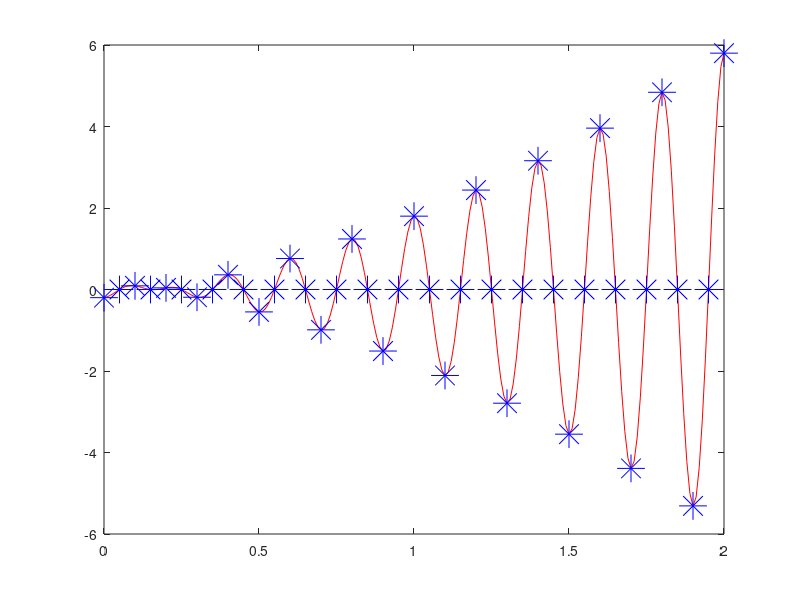
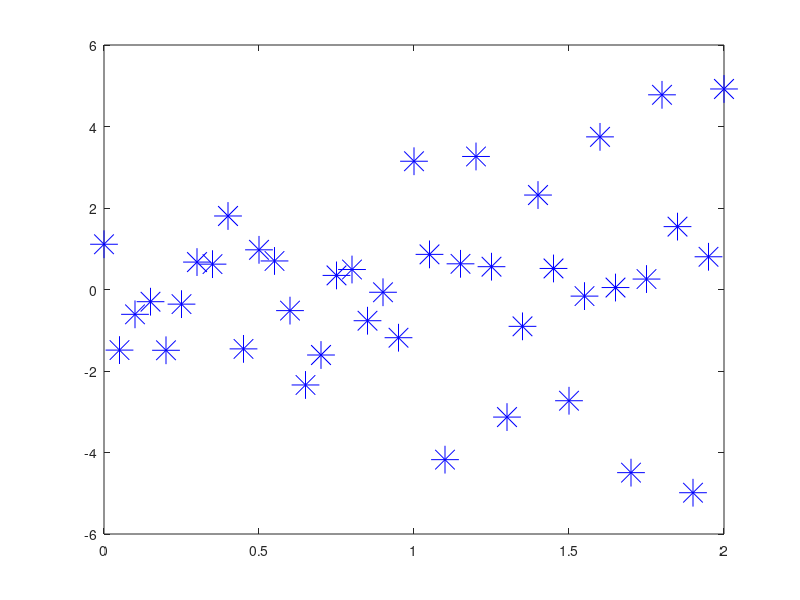
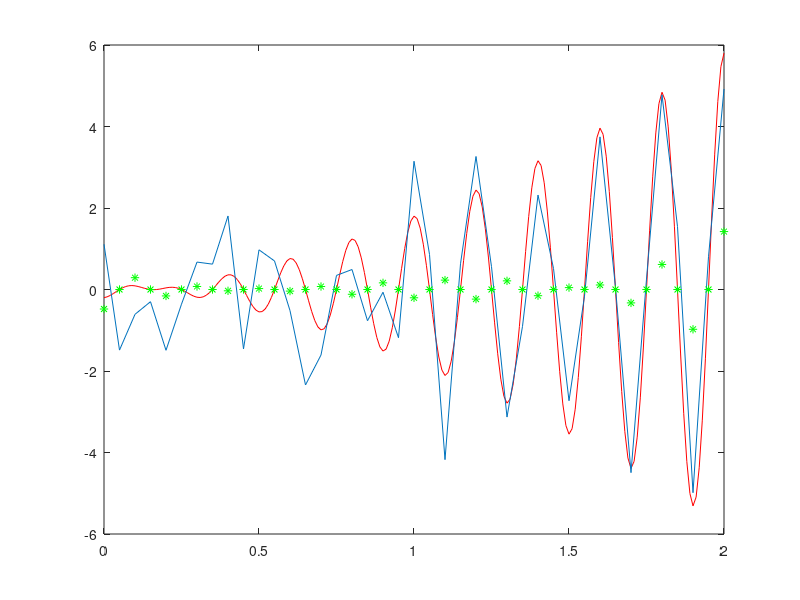

The MATLAB source for these figures, in order:
#############################
#         TD 1.4 :          #
#       Approximation       #
#     et interpolation      #
#############################

clear all # supprime workspace
close all # ferme fenetres

#pkg load image


signals = load("signals.txt");

## Moindres carres
#############################
# signal vraie
t = 0:0.01:2; t = t';
y = signals.y;

figure()
plot(t,y,"r")

# signal echantillonne
Te = 0.05; # periode d'echantillonnage
t_mes = linspace(0,2,41); t_mes = t_mes'; # instants de mesure
y_n = signals.y_n;

hold on
plot(t_mes, y_n,"b*","markersize",20)

# signal bruite
y_bn = signals.y_bn;

figure()
plot(t_mes, y_bn, "b*","markersize",20)

# approximation

for i=1:41
  tmes2(i)=t_mes(i)*t_mes(i);  
  tmes3(i)=tmes2(i)*t_mes(i); 
  tmes4(i)=tmes3(i)*t_mes(i); 
  tmes5(i)=tmes4(i)*t_mes(i);
  tmes6(i)=tmes5(i)*t_mes(i); 
  tmes7(i)=tmes6(i)*t_mes(i); 
  tmes8(i)=tmes7(i)*t_mes(i); 
  tmes9(i)=tmes8(i)*t_mes(i); 
  tmes10(i)=tmes9(i)*t_mes(i); 
  tmes11(i)=tmes10(i)*t_mes(i); 
  tmes12(i)=tmes11(i)*t_mes(i); 
  tmes13(i)=tmes12(i)*t_mes(i); 
  tmes14(i)=tmes13(i)*t_mes(i); 
  tmes15(i)=tmes14(i)*t_mes(i); 
  tmes16(i)=tmes15(i)*t_mes(i); 
  tmes17(i)=tmes16(i)*t_mes(i); 
  tmes18(i)=tmes17(i)*t_mes(i); 
  tmes19(i)=tmes18(i)*t_mes(i); 
  tmes20(i)=tmes19(i)*t_mes(i); 
  ybnsignals(i) = y_bn(i)*t_mes(i);
  ybnsignals2(i) = ybnsignals(i)*t_mes(i);
  ybnsignals3(i) = ybnsignals2(i)*t_mes(i);
  ybnsignals4(i) = ybnsignals3(i)*t_mes(i);
  ybnsignals5(i) = ybnsignals4(i)*t_mes(i);
  ybnsignals6(i) = ybnsignals5(i)*t_mes(i);
  ybnsignals7(i) = ybnsignals6(i)*t_mes(i);
  ybnsignals8(i) = ybnsignals7(i)*t_mes(i);
  ybnsignals9(i) = ybnsignals8(i)*t_mes(i);
  ybnsignals10(i) = ybnsignals9(i)*t_mes(i);
endfor
#Transpose() des matrices pour avoir des matrices colonnes
tmes2=transpose(tmes2);
tmes3=transpose(tmes3);
tmes4=transpose(tmes4);
tmes5=transpose(tmes5);
tmes6=transpose(tmes6);
tmes7=transpose(tmes7);
tmes8=transpose(tmes8);
tmes9=transpose(tmes9);
tmes10=transpose(tmes10);
tmes11=transpose(tmes11);
tmes12=transpose(tmes12);
tmes13=transpose(tmes13);
tmes14=transpose(tmes14);
tmes15=transpose(tmes15);
tmes16=transpose(tmes16);
tmes17=transpose(tmes17);
tmes18=transpose(tmes18);
tmes19=transpose(tmes19);
tmes20=transpose(tmes20);
ybnsignals=transpose(ybnsignals);
ybnsignals2=transpose(ybnsignals2);
ybnsignals3=transpose(ybnsignals3);
ybnsignals4=transpose(ybnsignals4);
ybnsignals5=transpose(ybnsignals5);
ybnsignals6=transpose(ybnsignals6);
ybnsignals7=transpose(ybnsignals7);
ybnsignals8=transpose(ybnsignals8);
ybnsignals9=transpose(ybnsignals9);
ybnsignals10=transpose(ybnsignals10);



deg = 3; # degre du polynome
 
if (deg ==0)
  X = [41];
  invX = inv(X);
  a = invX*[sum(y_bn)];
 p = a(1)*cos(2*pi*5*t_mes); 
endif  

if (deg ==1)
  X = [41 sum(t_mes);sum(t_mes) sum(tmes2) ];
  invX = inv(X);
  a = invX*[sum(y_bn);sum(ybnsignals)];
# p =((a(2)*cos(2*pi*5))*t_mes)+a(1); 
 
p = (a(2)*t_mes)+a(1); 
for i =1:41
  co(i) = cos(2*pi*5*t_mes(i));
  p(i)=p(i)*co(i);
endfor  
 endif  

if (deg ==2)
  X = [41 sum(t_mes) sum(tmes2);sum(t_mes) sum(tmes2) sum(tmes3) ;sum(tmes2) sum(tmes3) sum(tmes4)];
  invX = inv(X);
  a = invX*[sum(y_bn);sum(ybnsignals);sum(ybnsignals2)];
#p = ((a(3)*cos(2*pi*10))*tmes2)+((a(2)*cos(2*pi*5))*t_mes)+a(1); 

p = (a(3)*tmes2)+(a(2)*t_mes)+a(1); 
for i =1:41
    co(i) = cos(2*pi*5*t_mes(i));
  p(i)=p(i)*co(i);
endfor  
 endif

if (deg ==3)
  X = [41 sum(t_mes) sum(tmes2) sum(tmes3);sum(t_mes) sum(tmes2) sum(tmes3) sum(tmes4);sum(tmes2) sum(tmes3) sum(tmes4) sum(tmes5); sum(tmes3) sum(tmes4) sum(tmes5) sum(tmes6)];
  invX = inv(X);
  a = invX*[sum(y_bn);sum(ybnsignals);sum(ybnsignals2);sum(ybnsignals3)];
  
  p = (a(4)*tmes3)+(a(3)*tmes2)+(a(2)*t_mes)+a(1); 
  for i =1:41
    co(i) = cos(2*pi*5*t_mes(i));
     p(i)=p(i)*co(i);
  endfor  
endif

if (deg ==4)
  X = [41 sum(t_mes) sum(tmes2) sum(tmes3) sum(tmes4);sum(t_mes) sum(tmes2) sum(tmes3) sum(tmes4) sum(tmes5);sum(tmes2) sum(tmes3) sum(tmes4) sum(tmes5) sum(tmes6); sum(tmes3) sum(tmes4) sum(tmes5) sum(tmes6) sum(tmes7);sum(tmes4) sum(tmes5) sum(tmes6) sum(tmes7) sum(tmes8)];
  invX = inv(X);
  a = invX*[sum(y_bn);sum(ybnsignals);sum(ybnsignals2);sum(ybnsignals3);sum(ybnsignals4)];
# p = ((a(5)*cos(2*pi*20))*tmes4)+((a(4)*cos(2*pi*15))*tmes3)+((a(3)*cos(2*pi*10))*tmes2)+((a(2)*cos(2*pi*5))*t_mes)+a(1); 

  p = (a(5)*tmes4)+(a(4)*tmes3)+(a(3)*tmes2)+(a(2)*t_mes)+a(1); 
for i =1:41
    co(i) = cos(2*pi*5*t_mes(i));
  p(i)=p(i)*co(i);
endfor  
 endif 

  if (deg ==5)
  X = [41 sum(t_mes) sum(tmes2) sum(tmes3) sum(tmes4) sum(tmes5);sum(t_mes) sum(tmes2) sum(tmes3) sum(tmes4) sum(tmes5) sum(tmes6);sum(tmes2) sum(tmes3) sum(tmes4) sum(tmes5) sum(tmes6) sum(tmes7); sum(tmes3) sum(tmes4) sum(tmes5) sum(tmes6) sum(tmes7) sum(tmes8);sum(tmes4) sum(tmes5) sum(tmes6) sum(tmes7) sum(tmes8) sum(tmes9);sum(tmes5) sum(tmes6) sum(tmes7) sum(tmes8) sum(tmes9) sum(tmes10)];
  invX = inv(X);
  a = invX*[sum(y_bn);sum(ybnsignals);sum(ybnsignals2);sum(ybnsignals3);sum(ybnsignals4);sum(ybnsignals5)];
#p = ((a(6)*cos(2*pi*25))*tmes5)+((a(5)*cos(2*pi*20))*tmes4)+((a(4)*cos(2*pi*15))*tmes3)+((a(3)*cos(2*pi*10))*tmes2)+((a(2)*cos(2*pi*5))*t_mes)+a(1); 

  p = (a(6)*tmes5)+(a(5)*tmes4)+(a(4)*tmes3)+(a(3)*tmes2)+(a(2)*t_mes)+a(1); 
for i =1:41
    co(i) = cos(2*pi*5*t_mes(i));
  p(i)=p(i)*co(i);
endfor  
endif 
  
 if (deg ==6)
  X = [41 sum(t_mes) sum(tmes2) sum(tmes3) sum(tmes4) sum(tmes5) sum(tmes6);sum(t_mes) sum(tmes2) sum(tmes3) sum(tmes4) sum(tmes5) sum(tmes6) sum(tmes7);sum(tmes2) sum(tmes3) sum(tmes4) sum(tmes5) sum(tmes6) sum(tmes7) sum(tmes8); sum(tmes3) sum(tmes4) sum(tmes5) sum(tmes6) sum(tmes7) sum(tmes8) sum(tmes9);sum(tmes4) sum(tmes5) sum(tmes6) sum(tmes7) sum(tmes8) sum(tmes9) sum(tmes10);sum(tmes5) sum(tmes6) sum(tmes7) sum(tmes8) sum(tmes9) sum(tmes10) sum(tmes11);sum(tmes6) sum(tmes7) sum(tmes8) sum(tmes9) sum(tmes10) sum(tmes11) sum(tmes12)];
  invX = inv(X);
  a = invX*[sum(y_bn);sum(ybnsignals);sum(ybnsignals2);sum(ybnsignals3);sum(ybnsignals4);sum(ybnsignals5);sum(ybnsignals6)];
#p = ((a(7)*cos(2*pi*30))*tmes6)+((a(6)*cos(2*pi*25))*tmes5)+((a(5)*cos(2*pi*20))*tmes4)+((a(4)*cos(2*pi*15))*tmes3)+((a(3)*cos(2*pi*10))*tmes2)+((a(2)*cos(2*pi*5))*t_mes)+a(1); 

  p = (a(7)*tmes6)+(a(6)*tmes5)+(a(5)*tmes4)+(a(4)*tmes3)+(a(3)*tmes2)+(a(2)*t_mes)+a(1); 
for i =1:41
    co(i) = cos(2*pi*5*t_mes(i));
  p(i)=p(i)*co(i);
endfor  
 endif 
  #{
 if (deg ==7)
  X = [41 sum(t_mes) sum(tmes2) sum(tmes3) sum(tmes4) sum(tmes5) sum(tmes6) sum(tmes7);sum(t_mes) sum(tmes2) sum(tmes3) sum(tmes4) sum(tmes5) sum(tmes6) sum(tmes7) sum(tmes8);sum(tmes2) sum(tmes3) sum(tmes4) sum(tmes5) sum(tmes6) sum(tmes7) sum(tmes8) sum(tmes9); sum(tmes3) sum(tmes4) sum(tmes5) sum(tmes6) sum(tmes7) sum(tmes8) sum(tmes9) sum(tmes10);sum(tmes4) sum(tmes5) sum(tmes6) sum(tmes7) sum(tmes8) sum(tmes9) sum(tmes10) sum(tmes11);sum(tmes5) sum(tmes6) sum(tmes7) sum(tmes8) sum(tmes9) sum(tmes10) sum(tmes11) sum(tmes12);sum(tmes6) sum(tmes7) sum(tmes8) sum(tmes9) sum(tmes10) sum(tmes11) sum(tmes12) sum(tmes13) ;sum(tmes7) sum(tmes8) sum(tmes9) sum(tmes10) sum(tmes11) sum(tmes12) sum(tmes13) sum(tmes14)];
  invX = inv(X);
  a = invX*[sum(y_bn);sum(ybnsignals);sum(ybnsignals2);sum(ybnsignals3);sum(ybnsignals4);sum(ybnsignals5);sum(ybnsignals6);sum(ybnsignals7)];
p = ((a(8)*cos(2*pi*35))*tmes7)+((a(7)*cos(2*pi*30))*tmes6)+((a(6)*cos(2*pi*25))*tmes5)+((a(5)*cos(2*pi*20))*tmes4)+((a(4)*cos(2*pi*15))*tmes3)+((a(3)*cos(2*pi*10))*tmes2)+((a(2)*cos(2*pi*5))*t_mes)+a(1); 
  endif 

 if (deg ==8)
  X = [41 sum(t_mes) sum(tmes2) sum(tmes3) sum(tmes4) sum(tmes5) sum(tmes6) sum(tmes7) sum(tmes8);sum(t_mes) sum(tmes2) sum(tmes3) sum(tmes4) sum(tmes5) sum(tmes6) sum(tmes7) sum(tmes8) sum(tmes9);sum(tmes2) sum(tmes3) sum(tmes4) sum(tmes5) sum(tmes6) sum(tmes7) sum(tmes8) sum(tmes9) sum(tmes10); sum(tmes3) sum(tmes4) sum(tmes5) sum(tmes6) sum(tmes7) sum(tmes8) sum(tmes9) sum(tmes10) sum(tmes11);sum(tmes4) sum(tmes5) sum(tmes6) sum(tmes7) sum(tmes8) sum(tmes9) sum(tmes10) sum(tmes11) sum(tmes12);sum(tmes5) sum(tmes6) sum(tmes7) sum(tmes8) sum(tmes9) sum(tmes10) sum(tmes11) sum(tmes12) sum(tmes13);sum(tmes6) sum(tmes7) sum(tmes8) sum(tmes9) sum(tmes10) sum(tmes11) sum(tmes12) sum(tmes13) sum(tmes14);sum(tmes7) sum(tmes8) sum(tmes9) sum(tmes10) sum(tmes11) sum(tmes12) sum(tmes13) sum(tmes14) sum(tmes15);sum(tmes8) sum(tmes9) sum(tmes10) sum(tmes11) sum(tmes12) sum(tmes13) sum(tmes14) sum(tmes15) sum(tmes16)];
  invX = inv(X);
  a = invX*[sum(y_bn);sum(ybnsignals);sum(ybnsignals2);sum(ybnsignals3);sum(ybnsignals4);sum(ybnsignals5);sum(ybnsignals6);sum(ybnsignals7);sum(ybnsignals8)];
p = ((a(9)*cos(2*pi*40))*tmes8)+((a(8)*cos(2*pi*35))*tmes7)+((a(7)*cos(2*pi*30))*tmes6)+((a(6)*cos(2*pi*25))*tmes5)+((a(5)*cos(2*pi*20))*tmes4)+((a(4)*cos(2*pi*15))*tmes3)+((a(3)*cos(2*pi*10))*tmes2)+((a(2)*cos(2*pi*5))*t_mes)+a(1); 
  endif 
  
   if (deg ==9)
  X = [41 sum(t_mes) sum(tmes2) sum(tmes3) sum(tmes4) sum(tmes5) sum(tmes6) sum(tmes7) sum(tmes8) sum(tmes9);sum(t_mes) sum(tmes2) sum(tmes3) sum(tmes4) sum(tmes5) sum(tmes6) sum(tmes7) sum(tmes8) sum(tmes9) sum(tmes10);sum(tmes2) sum(tmes3) sum(tmes4) sum(tmes5) sum(tmes6) sum(tmes7) sum(tmes8) sum(tmes9) sum(tmes10) sum(tmes11); sum(tmes3) sum(tmes4) sum(tmes5) sum(tmes6) sum(tmes7) sum(tmes8) sum(tmes9) sum(tmes10) sum(tmes11) sum(tmes12);sum(tmes4) sum(tmes5) sum(tmes6) sum(tmes7) sum(tmes8) sum(tmes9) sum(tmes10) sum(tmes11) sum(tmes12) sum(tmes13);sum(tmes5) sum(tmes6) sum(tmes7) sum(tmes8) sum(tmes9) sum(tmes10) sum(tmes11) sum(tmes12) sum(tmes13) sum(tmes14);sum(tmes6) sum(tmes7) sum(tmes8) sum(tmes9) sum(tmes10) sum(tmes11) sum(tmes12) sum(tmes13) sum(tmes14) sum(tmes15);sum(tmes7) sum(tmes8) sum(tmes9) sum(tmes10) sum(tmes11) sum(tmes12) sum(tmes13) sum(tmes14) sum(tmes15) sum(tmes16);sum(tmes8) sum(tmes9) sum(tmes10) sum(tmes11) sum(tmes12) sum(tmes13) sum(tmes14) sum(tmes15) sum(tmes16) sum(tmes17);sum(tmes9) sum(tmes10) sum(tmes11) sum(tmes12) sum(tmes13) sum(tmes14) sum(tmes15) sum(tmes16) sum(tmes17) sum(tmes18)];
  invX = inv(X);
  a = invX*[sum(y_bn);sum(ybnsignals);sum(ybnsignals2);sum(ybnsignals3);sum(ybnsignals4);sum(ybnsignals5);sum(ybnsignals6);sum(ybnsignals7);sum(ybnsignals8);sum(ybnsignals9)];
p = ((a(10)*cos(2*pi*45))*tmes9)+((a(9)*cos(2*pi*40))*tmes8)+((a(8)*cos(2*pi*35))*tmes7)+((a(7)*cos(2*pi*30))*tmes6)+((a(6)*cos(2*pi*25))*tmes5)+((a(5)*cos(2*pi*20))*tmes4)+((a(4)*cos(2*pi*15))*tmes3)+((a(3)*cos(2*pi*10))*tmes2)+((a(2)*cos(2*pi*5))*t_mes)+a(1); 
endif 

   if (deg ==10)
  X = [41 sum(t_mes) sum(tmes2) sum(tmes3) sum(tmes4) sum(tmes5) sum(tmes6) sum(tmes7) sum(tmes8) sum(tmes9) sum(tmes10);sum(t_mes) sum(tmes2) sum(tmes3) sum(tmes4) sum(tmes5) sum(tmes6) sum(tmes7) sum(tmes8) sum(tmes9) sum(tmes10) sum(tmes11);sum(tmes2) sum(tmes3) sum(tmes4) sum(tmes5) sum(tmes6) sum(tmes7) sum(tmes8) sum(tmes9) sum(tmes10) sum(tmes11) sum(tmes12); sum(tmes3) sum(tmes4) sum(tmes5) sum(tmes6) sum(tmes7) sum(tmes8) sum(tmes9) sum(tmes10) sum(tmes11) sum(tmes12) sum(tmes13);sum(tmes4) sum(tmes5) sum(tmes6) sum(tmes7) sum(tmes8) sum(tmes9) sum(tmes10) sum(tmes11) sum(tmes12) sum(tmes13) sum(tmes14);sum(tmes5) sum(tmes6) sum(tmes7) sum(tmes8) sum(tmes9) sum(tmes10) sum(tmes11) sum(tmes12) sum(tmes13) sum(tmes14) sum(tmes15);sum(tmes6) sum(tmes7) sum(tmes8) sum(tmes9) sum(tmes10) sum(tmes11) sum(tmes12) sum(tmes13) sum(tmes14) sum(tmes15) sum(tmes16);sum(tmes7) sum(tmes8) sum(tmes9) sum(tmes10) sum(tmes11) sum(tmes12) sum(tmes13) sum(tmes14) sum(tmes15) sum(tmes16) sum(tmes17);sum(tmes8) sum(tmes9) sum(tmes10) sum(tmes11) sum(tmes12) sum(tmes13) sum(tmes14) sum(tmes15) sum(tmes16) sum(tmes17) sum(tmes18);sum(tmes9) sum(tmes10) sum(tmes11) sum(tmes12) sum(tmes13) sum(tmes14) sum(tmes15) sum(tmes16) sum(tmes17) sum(tmes18) sum(tmes19);sum(tmes10) sum(tmes11) sum(tmes12) sum(tmes13) sum(tmes14) sum(tmes15) sum(tmes16) sum(tmes17) sum(tmes18) sum(tmes19) sum(tmes20)];
  invX = inv(X);
  a = invX*[sum(y_bn);sum(ybnsignals);sum(ybnsignals2);sum(ybnsignals3);sum(ybnsignals4);sum(ybnsignals5);sum(ybnsignals6);sum(ybnsignals7);sum(ybnsignals8);sum(ybnsignals9);sum(ybnsignals10)];
  a = a*cos(2*pi*5*transpose(t_mes)); 
p = ((a(11)*cos(2*pi*50))*tmes10)+((a(10)*cos(2*pi*45))*tmes9)+((a(9)*cos(2*pi*40))*tmes8)+((a(8)*cos(2*pi*35))*tmes7)+((a(7)*cos(2*pi*30))*tmes6)+((a(6)*cos(2*pi*25))*tmes5)+((a(5)*cos(2*pi*20))*tmes4)+((a(4)*cos(2*pi*15))*tmes3)+((a(3)*cos(2*pi*10))*tmes2)+((a(2)*cos(2*pi*5))*t_mes)+a(1); 
  endif 
  #}
figure()
plot(t, y, "r")
hold on
plot(t_mes, y_bn)
hold on
plot(t_mes, p, "g*")


